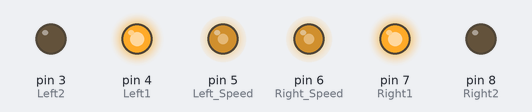
The sketch below on a simulated Arduino Uno, built with avr-gcc and run on an emulated ATmega328P. Parts: output pins drawn as LEDs (lit = HIGH).

Above: at 0.1 s.
Timing chart, 0 to 1.6 s (numbered marks = the images above):
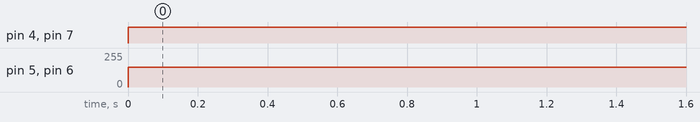

Measured:
- by itself, pin 4 (Left1), pin 7 (Right1): LOW → HIGH at 0.00 s
- by itself, pin 5 (Left_Speed), pin 6 (Right_Speed): 0/255 → 150/255 at 0.00 s

The sketch:

RCC01_b_Right_Forward_Rx.ino
```cpp
#define Left1 4
#define Left2 3
#define Left_Speed 5

#define Right1 7
#define Right2 8
#define Right_Speed 6

void setup() {
  pinMode(Left1, OUTPUT);
  pinMode(Left2,OUTPUT);
  pinMode(Left_Speed,OUTPUT); //pwm

  pinMode(Right1, OUTPUT);
  pinMode(Right2,OUTPUT);
  pinMode(Right_Speed,OUTPUT); //pwm

}

void loop() {
  analogWrite(Left_Speed,150);
  analogWrite(Right_Speed,150);

  forward();
  delay(2000);

}

void forward(){  //forword
digitalWrite(Left1, HIGH);
digitalWrite(Left2, LOW);
digitalWrite(Right1, HIGH);
digitalWrite(Right2, LOW);
}
```
